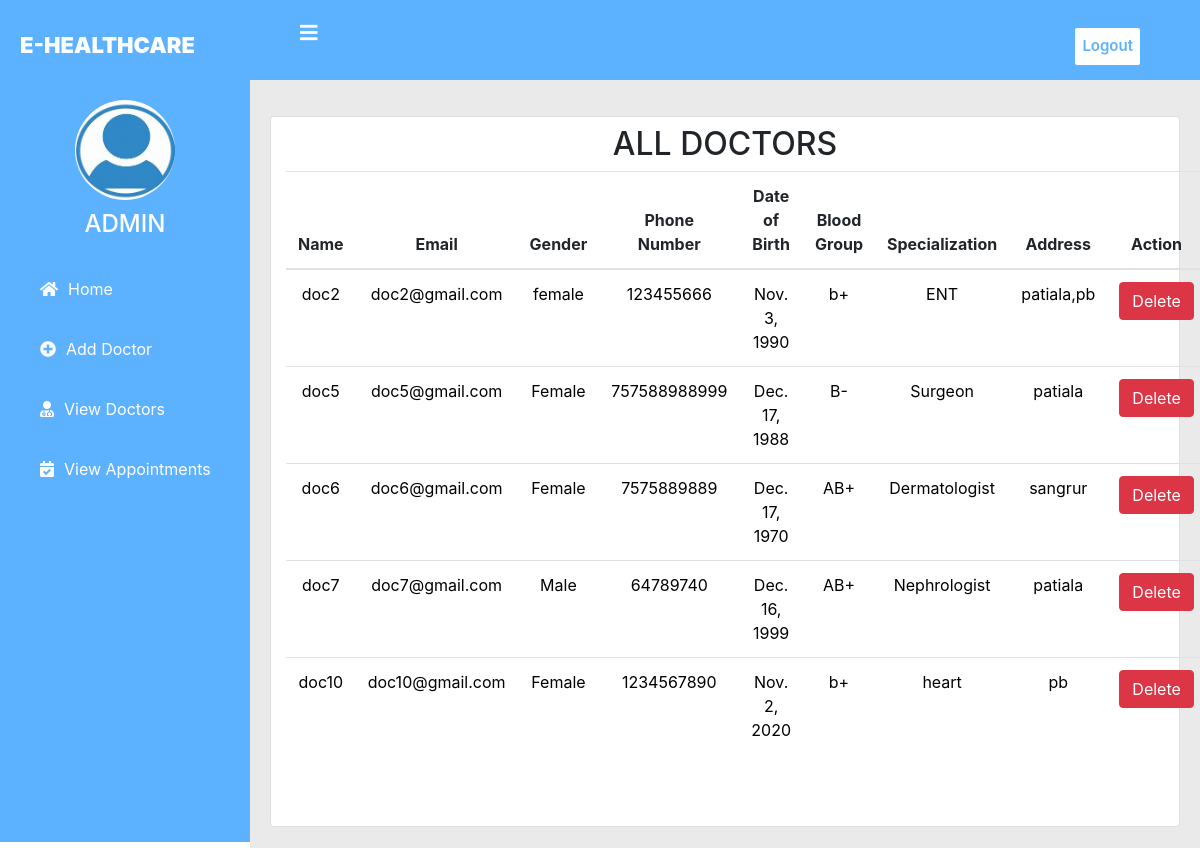
The page /adminviewDoctor/ (signed in) on the database its author committed.
### hospital/models.py (models this page shows, shortened)
class Doctor(models.Model):
    doctor_no = models.AutoField
    doctor_name = models.CharField(max_length=50)
    email = models.EmailField(unique=True)
    address = models.CharField(max_length=120)
    mobile = models.CharField(max_length=10)
    gender = models.CharField(max_length=15)
    bloodGroup = models.CharField(max_length=4)
    DOB = models.DateField()
    specialization=models.CharField(max_length=40)

### hospital/views.py (the view)
# urls.py: path('adminviewDoctor/', adminviewDoctor, name='adminviewDoctor'),
def adminviewDoctor(request):
    if not request.user.is_staff:
        return redirect('login_admin')
    doc = Doctor.objects.all()
    d = {'doc': doc}
    return render(request, 'adminviewdocs.html', d)

### hospital/template/adminviewdocs.html (shortened to what this page needs)
<!DOCTYPE html>
<html lang="en" dir="ltr">
  <head>
    {% load static %}
    <link rel="stylesheet" href="{% static 'style_dash.css' %}">
    <link rel="stylesheet" href="https://stackpath.bootstrapcdn.com/bootstrap/4.2.1/css/bootstrap.min.css"
>
    <link rel="stylesheet" href="https://cdnjs.cloudflare.com/ajax/libs/font-awesome/5.12.1/css/all.min.css">
  </head>
  <body>
  {% load static %}
    <header class="py-2 pb-5">
      <label for="check">
        <i class="fas fa-bars" id="sidebar_btn"></i>
      </label>
      <div class="left_area">
        <h3>E-HEALTHCARE</h3>
      </div>
      <div class="right_area">
        <a href="{% url 'logout' %}" class="logout_btn">Logout</a>
      </div>
    </header>
    <div class="sidebar">
      <div class="profile_info">
        <img src="{% static 'pp.jpeg' %}" class="profile_image" alt="">
        <h4 style="color:white;">ADMIN</h4>
      </div>
      <a href="{% url 'adminhome' %}"><i class="fas fa-home"></i><span>Home</span></a>
        <a href="{% url 'adminaddDoctor' %}"><i class="fas fa-plus-circle"></i><span>Add Doctor</span></a>
        <a href="{% url 'adminviewDoctor' %}"><i class="fas fa-user-md"></i><span>View Doctors</span></a>
        <a href="{% url 'adminviewAppointment' %}"><i class="fas fa-calendar-check"></i><span>View Appointments</span></a>
    </div>
    <div class="content text-center py-auto px-auto mt-5">
      <div class="card mt-5 py-2">
<div class="page-content-wrapper">
                <h2 class="text-center">ALL DOCTORS</h2>
                <section id="team" class="pb-5">
                    <div class="container">
                       <table class="table" id="example">
                            <thead>
                                <tr>
                                    <th>Name</th>
                                    <th>Email</th>
                                    <th>Gender</th>
                                    <th>Phone Number</th>
                                    <th>Date of Birth</th>
                                    <th>Blood Group</th>
                                    <th>Specialization</th>
                                    <th>Address</th>
                                    <th>Action</th>
                                </tr>
                            </thead>
                            <tbody>
                                {% for i in doc %}
                                <tr style="color: black;">
                                    <td>{{ i.doctor_name }}</td>
                                    <td>{{ i.email }}</td>
                                    <td>{{ i.gender }}</td>
                                    <td>{{ i.mobile }}</td>
                                    <td>{{ i.DOB }}</td>
                                    <td>{{ i.bloodGroup }}</td>
                                    <td>{{ i.specialization }}</td>
                                    <td>{{ i.address }}</td>
                                    <td><a href="{% url 'admin_delete_doctor' i.id i.email %}" onclick="return confirm('Are you sure you want to delete?')" class="btn btn-danger">Delete</a></td>
                                </tr>
                                {% endfor %}
                            </tbody>
                        </table>
                    </div>
                </section>
            </div>
        </div>
      </div>
  </body>
</html>

### hospital/static/style_dash.css (style rules this page uses)
body { margin: 0; padding: 0; font-family: "Roboto", sans-serif; }
header { z-index: 1; position: fixed; background: #5db2ff; padding: 20px; width: calc(100% - 0%); top: 0; height: 80px; }
.left_area h3 { color: #fff; margin: 0; text-transform: uppercase; font-size: 22px; font-weight: 900; }
.logout_btn { padding: 5px; background: #fff; text-decoration: none; float: right; margin-top: -30px; margin-right: 40px; border-radius: 2px; border: 2px solid white; font-size: 15px; font-weight: 600; color: #5db2ff; transition: 0.5s; transition-property: background; }
.sidebar { z-index: 1; top: 0; background: #5db2ff; margin-top: 70px; padding-top: 30px; position: fixed; left: 0; width: 250px; height: calc(100% - 9%); transition: 0.5s; transition-property: left; overflow-y: auto; }
.profile_info { display: flex; flex-direction: column; justify-content: center; align-items: center; }
.sidebar .profile_info .profile_image { width: 100px; height: 100px; border-radius: 100px; margin-bottom: 10px; }
.sidebar .profile_info h4 { color: #ccc; margin-top: 0; margin-bottom: 20px; }
.sidebar a { color: #fff; display: block; width: 100%; line-height: 60px; text-decoration: none; padding-left: 40px; box-sizing: border-box; transition: 0.5s; transition-property: background; }
.sidebar i { padding-right: 10px; }
label #sidebar_btn { z-index: 1; color: #fff; position: fixed; cursor: pointer; left: 300px; font-size: 20px; margin: 5px 0; transition: 0.5s; transition-property: color; }
.content { width: (100% - 250px); margin-top: 60px; padding: 20px; margin-left: 250px; background: url(b1.jpg) no-repeat; background-position: center; background-size: cover; height: 100vh; transition: 0.5s; }

### rows shown on the page
Doctor: doctor_name "doc2", email "doc2@gmail.com", gender "female", mobile "123455666", DOB "Nov. 3, 1990", bloodGroup "b+", specialization "ENT", address "patiala,pb"
Doctor: doctor_name "doc5", email "doc5@gmail.com", gender "Female", mobile "757588988999", DOB "Dec. 17, 1988", bloodGroup "B-", specialization "Surgeon", address "patiala"
Doctor: doctor_name "doc6", email "doc6@gmail.com", gender "Female", mobile "7575889889", DOB "Dec. 17, 1970", bloodGroup "AB+", specialization "Dermatologist", address "sangrur"
Doctor: doctor_name "doc7", email "doc7@gmail.com", gender "Male", mobile "64789740", DOB "Dec. 16, 1999", bloodGroup "AB+", specialization "Nephrologist", address "patiala"
Doctor: doctor_name "doc10", email "doc10@gmail.com", gender "Female", mobile "1234567890", DOB "Nov. 2, 2020", bloodGroup "b+", specialization "heart", address "pb"
